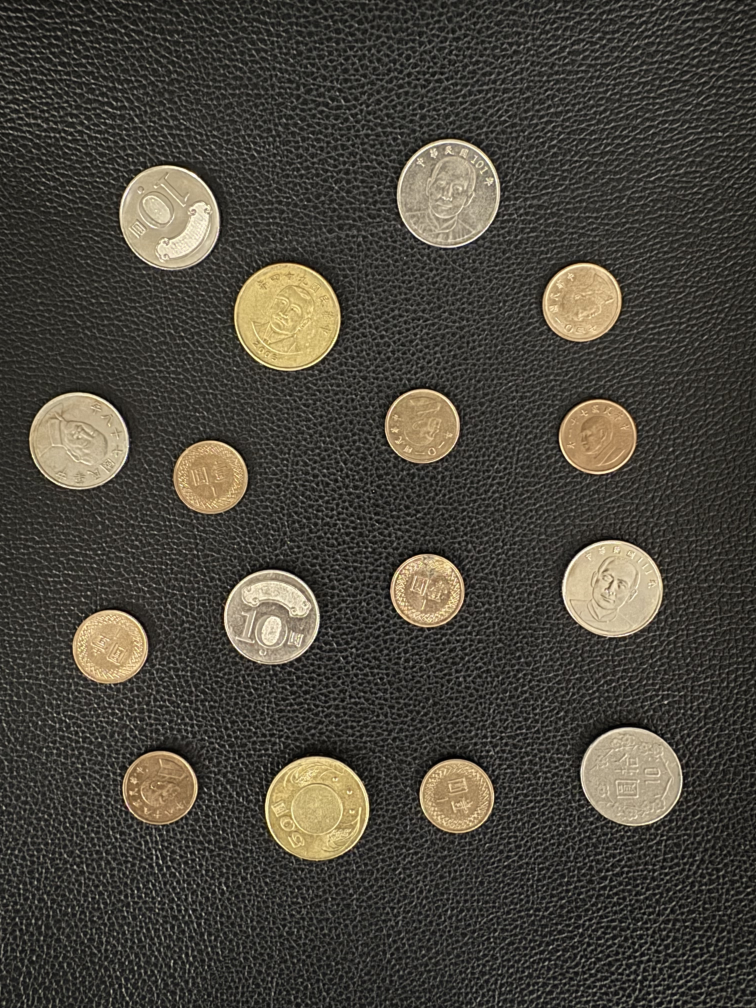
#> input picture Q1/01_image.jpg, 3024 x 4032 px (shown at 1/4 size)
$ jupyter execute q1.ipynb
#> lines starting #> are read from the running program, lines starting #| are printed output that depends on the picture
[cell 1]
import cv2
import numpy as np

[cell 2]
coin = cv2.imread('01_image.jpg')
#> coin is the input picture: shape (4032, 3024, 3); mean B, G, R 59.9, 68.8, 72.6
#轉灰階
coin_gray = cv2.cvtColor(coin,cv2.COLOR_BGR2GRAY)
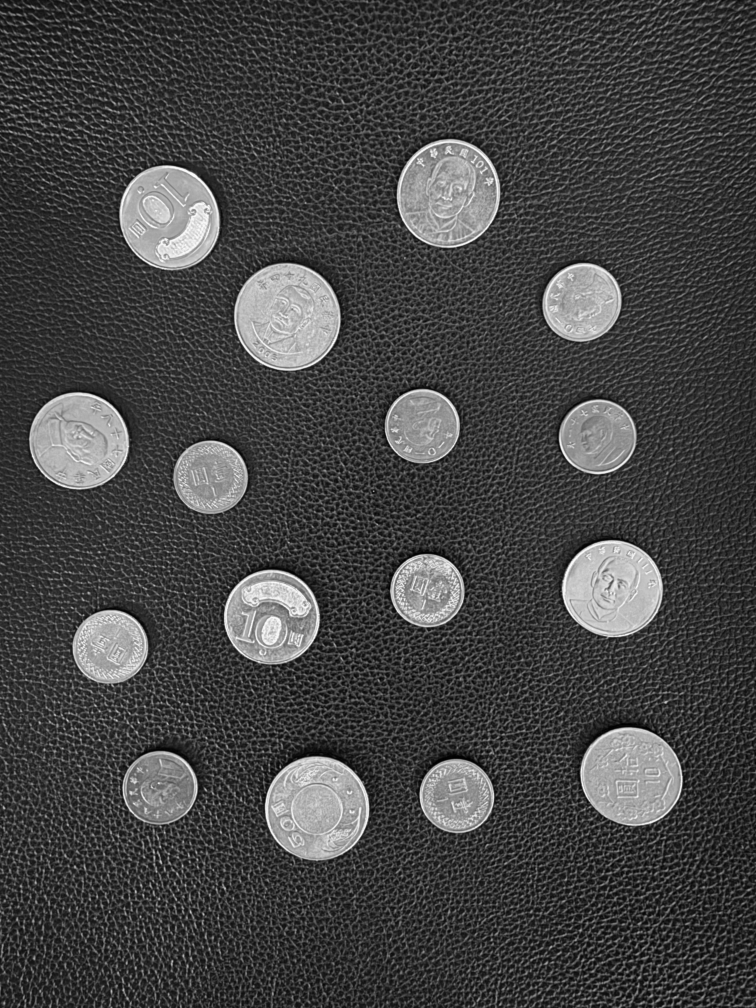
#> coin_gray: shape (4032, 3024) (shown at 1/4 size); min 0, max 255, mean 69.1
#高斯模糊 為了減少誤判
coin_gray_guassion = cv2.GaussianBlur(coin_gray,(13,13),2)
#HoughCircle
circles = cv2.HoughCircles(coin_gray_guassion,cv2.HOUGH_GRADIENT,dp=1,minDist=150,param1=80,param2=100,minRadius=100,maxRadius=300)
#> circles = 16 rows, first 8: [320.5, 1757.5, 187], [1268.5, 3234.5, 207.9], [1086.5, 2469.5, 179.2], [1690.5, 1704.5, 148.4], [1144.5, 1260.5, 208.1], [640.5, 3154.5, 150.9], [1789.5, 786.5, 203.7], [2449.5, 2361.5, 201.5]

[cell 3]
coin_circled = coin.copy()
if circles is not None:
    circles = np.round(circles[0,:]).astype("int")
#> circles = 16 rows, first 8: [320, 1758, 187], [1268, 3234, 208], [1086, 2470, 179], [1690, 1704, 148], [1144, 1260, 208], [640, 3154, 151], [1790, 786, 204], [2450, 2362, 202]
    #畫圓
    for (x,y,r) in circles:
        cv2.circle(coin_circled,(x,y),r,(0,255,0),4)
#> this loop made 16 passes
#> (x, y, r) on passes 1 to 12: (320, 1758, 187), (1268, 3234, 208), (1086, 2470, 179), (1690, 1704, 148), (1144, 1260, 208), (640, 3154, 151), (1790, 786, 204), (2450, 2362, 202), (1824, 3186, 151), (1712, 2362, 145), (442, 2590, 151), (848, 1910, 143)
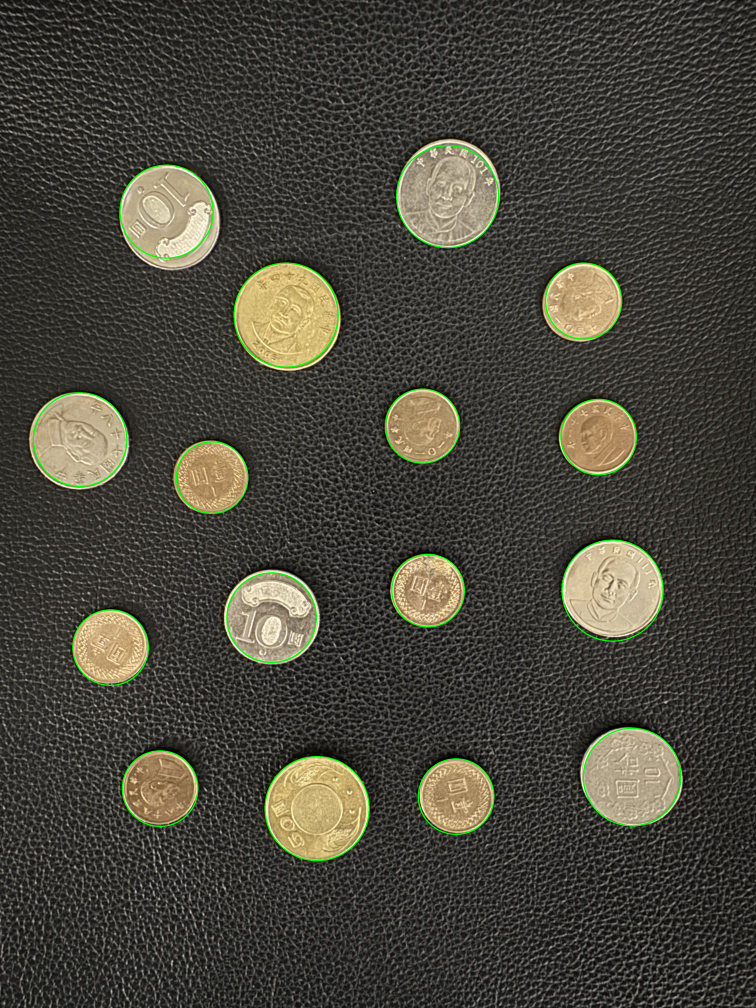
#> coin_circled: shape (4032, 3024, 3) (shown at 1/4 size); mean B, G, R 59.1, 69.7, 71.5
cv2.imwrite('hough_circle_result.jpg', coin_circled)
#> Out = True

[cell 4]
#Q1-1
print("Number of coins :", len(circles))
#| Number of coins : 16

[cell 5]
coin_sizes = {"1":0, "10":0, "50":0}
for r in circles[:,2]:
    if r < 160:
        coin_sizes["1"] += 1
    elif r < 205:
        coin_sizes["10"] += 1
    else:
        coin_sizes["50"] += 1
#> this loop made 16 passes
#> r on passes 1 to 12: 187, 208, 179, 148, 208, 151, 204, 202, 151, 145, 151, 143
#> after the loop, coin_sizes = {'1': 8, '10': 6, '50': 2}
total_value = coin_sizes["1"]*1 + coin_sizes["10"]*10 + coin_sizes["50"]*50
#> total_value = 168

#Q1-2
print("總共: {} 元".format(total_value))
#| 總共: 168 元
